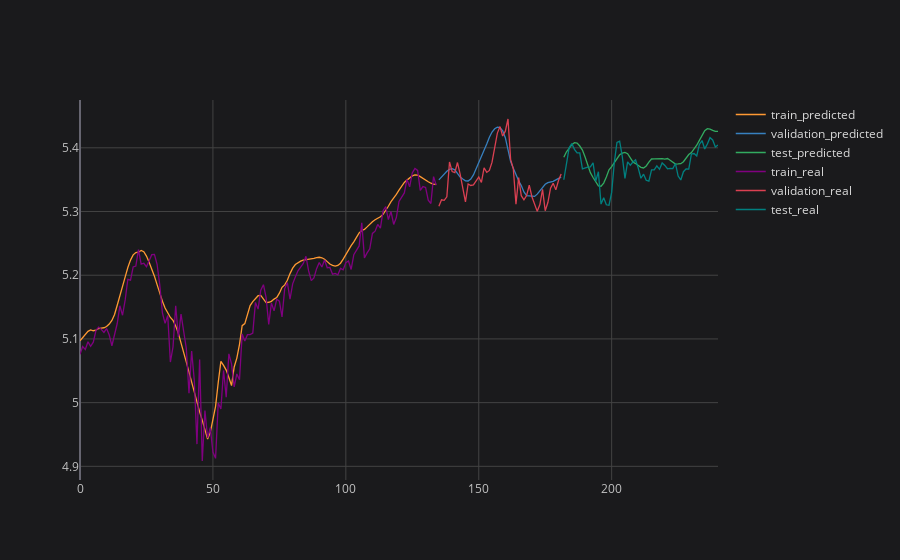

Notebook code cell kept with this figure:
### Code cell
# plotting final result
plot_ticker = 'MSFT'
plot_feature = 'Close'

pd.DataFrame.from_dict(final_prediction_results[plot_ticker][plot_feature]).iplot(title=f'{plot_ticker} {plot_feature} {plot_imf}', layout=space)

### Figure 1 — Plotly figure (JSON) as saved in the notebook; plotly's stock layout.template omitted (floating-point values rounded to 4 significant figures; data arrays with more than 128 entries replaced by an {"elided": "..."} marker saying what was removed)
{"data": [{"line": {"color": "rgba(255, 153, 51, 1.0)", "dash": "solid", "shape": "linear", "width": 1.3}, "mode": "lines", "name": "train_predicted", "text": "", "type": "scatter", "x": {"elided": "241 int values"}, "y": {"elided": "241 mixed values"}}, {"line": {"color": "rgba(55, 128, 191, 1.0)", "dash": "solid", "shape": "linear", "width": 1.3}, "mode": "lines", "name": "validation_predicted", "text": "", "type": "scatter", "x": {"elided": "241 int values"}, "y": {"elided": "241 mixed values"}}, {"line": {"color": "rgba(50, 171, 96, 1.0)", "dash": "solid", "shape": "linear", "width": 1.3}, "mode": "lines", "name": "test_predicted", "text": "", "type": "scatter", "x": {"elided": "241 int values"}, "y": {"elided": "241 mixed values"}}, {"line": {"color": "rgba(128, 0, 128, 1.0)", "dash": "solid", "shape": "linear", "width": 1.3}, "mode": "lines", "name": "train_real", "text": "", "type": "scatter", "x": {"elided": "241 int values"}, "y": {"elided": "241 mixed values"}}, {"line": {"color": "rgba(219, 64, 82, 1.0)", "dash": "solid", "shape": "linear", "width": 1.3}, "mode": "lines", "name": "validation_real", "text": "", "type": "scatter", "x": {"elided": "241 int values"}, "y": {"elided": "241 mixed values"}}, {"line": {"color": "rgba(0, 128, 128, 1.0)", "dash": "solid", "shape": "linear", "width": 1.3}, "mode": "lines", "name": "test_real", "text": "", "type": "scatter", "x": {"elided": "241 int values"}, "y": {"elided": "241 mixed values"}}], "layout": {"legend": {"bgcolor": "#1A1A1C", "font": {"color": "#D9D9D9", "size": 12}}, "paper_bgcolor": "#1A1A1C", "plot_bgcolor": "#1A1A1C", "title": {"font": {"color": "#D9D9D9"}, "x": 0.5}, "xaxis": {"gridcolor": "#434343", "showgrid": true, "tickfont": {"color": "#C2C2C2", "size": 12}, "title": {"font": {"color": "#D9D9D9"}}, "zerolinecolor": "#666570"}, "yaxis": {"gridcolor": "#434343", "showgrid": true, "tickfont": {"color": "#C2C2C2", "size": 12}, "title": {"font": {"color": "#D9D9D9"}}, "zerolinecolor": "#666570"}}}
